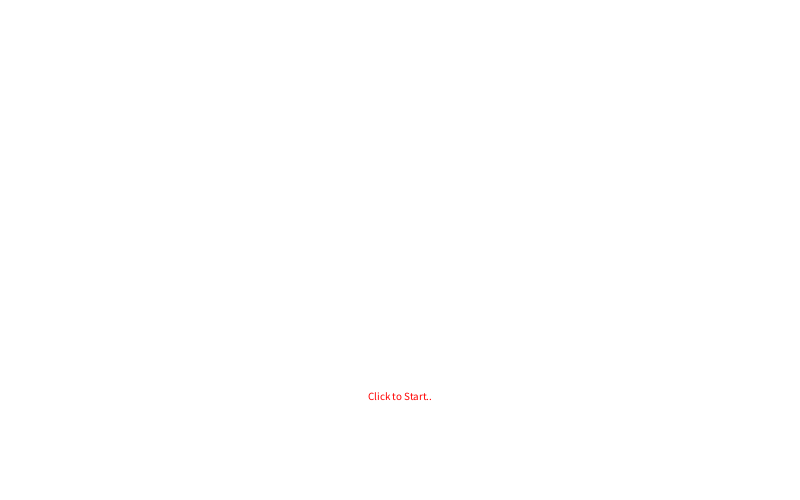
Frame 1 (no input)
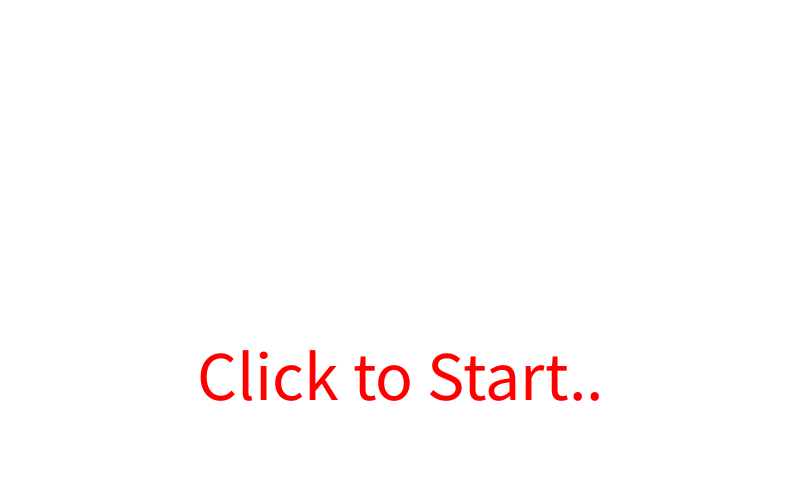
Frame 60 (the mouse pressed at the canvas centre just before this capture)
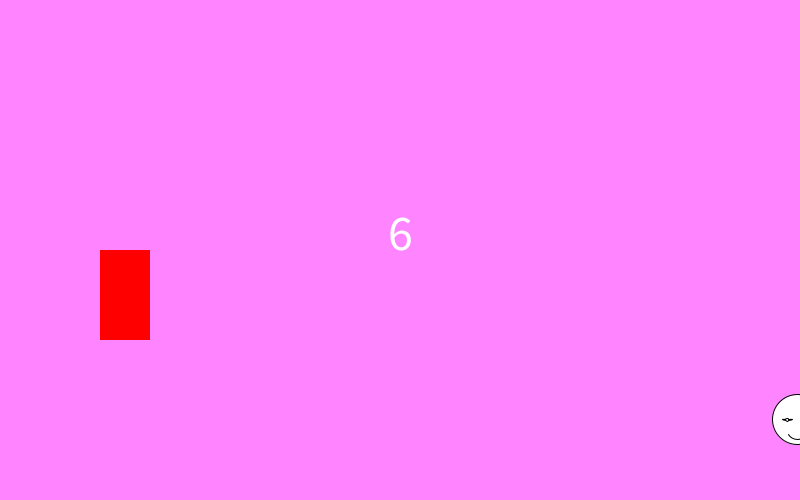
Frame 120 (the mouse held since frame 60 and released just before this capture)

The Processing sketch that drew these frames (run headless with seeded random() and noise(); from frame 60 on, the mouse is pressed at the canvas centre):

// Processing sketch: HackNights_17_Robot_Pong_FSM
// ── HackNights_17_Robot_Pong_FSM.pde
final int STATE_START = 0;
final int STATE_PLAYING = 1;
final int STATE_UPDATE_LEVEL = 2;
final int STATE_OVER = 3;

final int MAX_SCORE = 10;


int currentState;
int currentScore = 5;


float posx;
float posy;
float incx = 5;
float incy = 5;


//cointains the pad position and width and height
float posXPad, posYPad;
float padW, padH;


float scaleValue = 1;
color backColor;
int blink = 2;

long lastTime = 0;

void setup() {
  size(800, 500);
  frameRate(60);
  posx = random(0, width);
  posy = random(0, height);
  backColor = color(255);

  posXPad = 100;
  posYPad = height/2;
  padW = 50; //width
  padH = 90; //height

  currentState = STATE_START;
}

void draw() {

  background(255);

  if (currentState == STATE_START) {
    textSize(45);
    fill(255, 0, 0);
    textAlign(CENTER);
    textSize(10+frameCount%100);
    text("Click to Start..", width/2, height-100);


    if (mousePressed == true) {
      currentState = STATE_PLAYING;
    }
  } else if (currentState == STATE_PLAYING) {
    background(backColor);

    mainGame();
    textSize(50);
    fill(255);
    text(currentScore, width/2, height/2);

    if (currentScore <= 0) {
      currentState = STATE_OVER;
      lastTime = millis();
      
    } else if (currentScore >= MAX_SCORE) {
      currentState = STATE_UPDATE_LEVEL;
      lastTime = millis();
    }
  } else if (currentState == STATE_UPDATE_LEVEL) {
    
    long cTimer = millis() - lastTime;

    background(255);
    textSize(45);
    fill(255, 0, 0);
    text("NEXT LEVEL", width/2, height/2);
    text((2 - int(cTimer/1000)), width/2, height/2 + 100);
    if (cTimer> 2000) {
      currentScore = 5;
      currentState = STATE_PLAYING;
      padH -=10;
      lastTime = millis();
    } 
    
  } else if (currentState == STATE_OVER) {
    long cTimer = millis() - lastTime;

    background(255);
    textSize(45);
    fill(255, 0, 0);
    text("GAME OVER", width/2, height/2);
    text((4 - int(cTimer/1000)), width/2, height/2 + 100);
    if (cTimer> 4000) {

      currentState = STATE_START;
      currentScore = 5;
      lastTime = millis();
    }
  }
}

void mainGame() {

  drawRobot(scaleValue, blink, posx, posy); //calling the function with fixed parameters
  drawPad(posXPad, posYPad);


  if (millis() - lastTime > 200 ) {
    blink = (int)random(0, 3);
    lastTime = millis();
  }

  float r = map(posx, 0, width, 0, 255);
  float b = map(posy, 0, width, 0, 255);

  backColor = color(r, b, 255);

  posx = posx + incx;
  posy = posy + incy;

  posYPad = mouseY;


  //--- try to make the dection here
  //  
  if (posx < (posXPad + padW)) {
    if (posx > posXPad) { //testing for X

      if (posy > posYPad) {//testing for Y
        if (posy < (posYPad + padH)) {

          incx = -incx; //change both directions
          incy = -incy;//change both directions
        }
      }
    }
  }



  //-----


  //hit detection with the boudaries
  //   0 < posx < width
  if (posx > width) {
    incx = -incx;
    currentScore = currentScore + 1;
  }
  if (posx < 0) {
    //incx = -incx;
    currentScore = currentScore - 1;
    posx = random(0, width);
    posy = random(0, height);
  }
  if (posy > height) {
    incy = -incy;
  }
  if (posy < 0) {

    incy = -incy;
  }
}

void drawPad(float padX, float padY) {

  pushMatrix();
  translate(padX, padY);
  pushStyle();
  //rectMode(CENTER);
  fill(255, 0, 0);
  noStroke();
  rect(0, 0, padW, padH);
  popStyle();
  popMatrix();
}

void keyPressed() {
  if (key == 'q') {
  } else if (key == 'w') {
    scaleValue = random(0.5, 5);
  } else if (key == CODED) {
    //arrow keys tests
    if (keyCode == UP) {
    } else if (keyCode == DOWN) {
    } else if (keyCode == LEFT) {
    } else if (keyCode == RIGHT) {
    }
  }
}


//function to draw my shape
void drawRobot(float scaleValue, int blink, float posx, float posy) {
  pushMatrix();
  //translate to given parameters

  translate(posx, posy);
  scale(scaleValue);
  if (blink == 0) {

    ellipse(0, 0, 50, 50);
    ellipse(-10, 0, 10, 10);
    ellipse(-10, 0, 3, 3);
    ellipse(10, 0, 10, 10);
    ellipse(10, 0, 3, 3);
  } else if (blink == 1) {

    ellipse(0, 0, 50, 50);

    ellipse(-10, 0, 10, 1);
    ellipse(-10, 0, 3, 3);

    ellipse(10, 0, 10, 1);
    ellipse(10, 0, 3, 3);
  } else if (blink == 2) {

    ellipse(0, 0, 50, 50);

    ellipse(-10, 0, 10, 15);
    ellipse(-10, 0, 3, 1);

    ellipse(10, 0, 10, 15);
    ellipse(10, 0, 3, 1);
  }

  arc(0, 10, 20, 20, radians(30), radians(150)); //randians convert degrees

  popMatrix();
}
